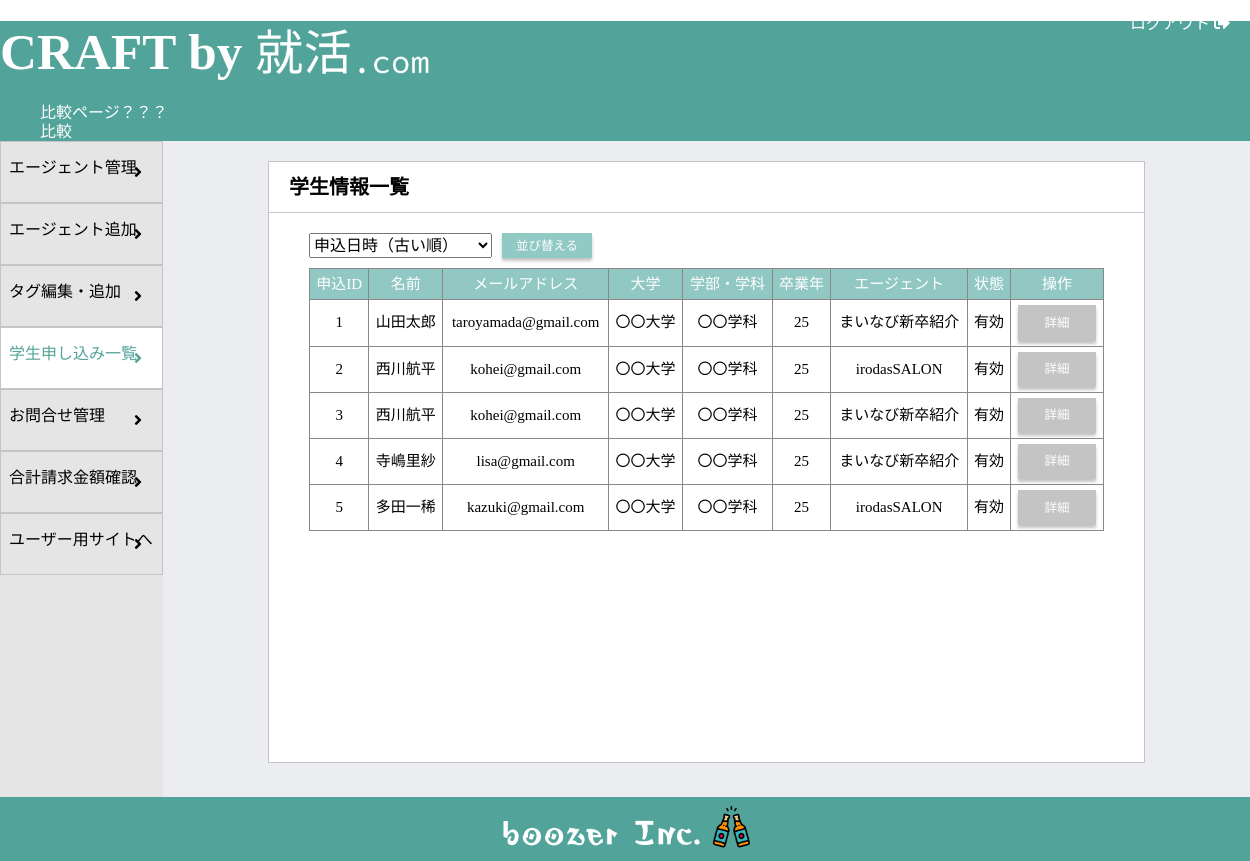
Screenshot of /craft_admin/students_info.php (signed in) with the database file from the repository.
### tables this page shows
CREATE TABLE students_contact (
    id INT AUTO_INCREMENT NOT NULL PRIMARY KEY,
    name VARCHAR(255) NOT NULL,
    email VARCHAR(255) NOT NULL,
     
    phone VARCHAR(255) NOT NULL,
    university VARCHAR(255) NOT NULL,
    faculty VARCHAR(255) NOT NULL,
    address VARCHAR(255) NOT NULL,
    grad_year INT NOT NULL,
    created_at DATETIME NOT NULL DEFAULT CURRENT_TIMESTAMP
);

CREATE TABLE students_agent (
    id INT AUTO_INCREMENT NOT NULL PRIMARY KEY,
    student_id INT NOT NULL,
    agent_id INT NOT NULL,
    agent VARCHAR(255) NOT NULL,
    deleted_at DATETIME,
    status VARCHAR(255) DEFAULT '有効' 
);

### src/craft_admin/students_info.php (the view, shortened to what this page needs)
<?php
include('../_header.php');
require('../dbconnect.php');
?>
<!DOCTYPE html>
<html lang="en">
<head>
</head>
<body>
    <div class="util_logout">
        <a href="./login/logout.php">
            ログアウト
            <i class="fas fa-sign-out-alt"></i>
        </a>
    </div>
    <div class="util_container">
        <div class="util_sidebar">
            <div class="util_sidebar_button">
                <a class="util_sidebar_link" href="/craft_admin/home.php">エージェント管理</a>
                <i class="fas fa-angle-right"></i>
            </div>
            <div class="util_sidebar_button">
                <a class="util_sidebar_link" href="/craft_admin/add_agent.php">エージェント追加</a>
                <i class="fas fa-angle-right"></i>
            </div>
            <div class="util_sidebar_button">
                <a class="util_sidebar_link" href="/craft_admin/tag.php">タグ編集・追加</a>
                <i class="fas fa-angle-right"></i>
            </div>
            <div class="util_sidebar_button util_sidebar_button--selected">
                <a class="util_sidebar_link util_sidebar_link--selected" href="/craft_admin/students_info.php">学生申し込み一覧</a>
                <i class="fas fa-angle-right"></i>
            </div>
            <div class="util_sidebar_button">
                <a class="util_sidebar_link" href="/craft_admin/contact_management.php">お問合せ管理</a>
                <i class="fas fa-angle-right"></i>
            </div>
            <div class="util_sidebar_button">
                <a class="util_sidebar_link" href="/craft_admin/invoice.php">合計請求金額確認</a>
                <i class="fas fa-angle-right"></i>
            </div>
            <div class="util_sidebar_button">
                <a class="util_sidebar_link" href="/userpage/top.php" target="_blank">ユーザー用サイトへ</a>
                <i class="fas fa-angle-right"></i>
            </div>
        </div>
        <div class="util_content">
            <div class="util_title">
                <h2 class="util_title--text">
                    学生情報一覧
                </h2>
            </div>
            <div class="info">
                <form method="POST" action="students_info.php">
                    <div class="table_cont">
                        <div class="info_control">
                            <select class="info_select" name="sort">
                                <?php
                                $sort = '';
                                $orders_list = array(
                                    "申込日時（古い順）",
                                    "申込日時（新しい順）"
                                );
                                foreach ($orders_list as $value) {
                                    if ($value === $sort) {
                                        echo "<option value='$value' selected>" . $value . "</option>";
                                    } else {
                                        echo "<option value='$value'>" . $value . "</option>";
                                    }
                                }
                                ?>
                            </select>
                            <input class="info_button" type="submit" name="sort_button" value="並び替える">
                        </div>
                        <?php
                        if ($sort == "申込日時（古い順）") {
                            $sort_sql = " ORDER BY students_contact.created_at ASC";
                            $_SESSION['sort_select'] = "申込日時（古い順）";
                        } elseif ($sort == "申込日時（新しい順）") {
                            $sort_sql = " ORDER BY students_contact.created_at DESC";
                            $_SESSION['sort_select'] = "申込日時（新しい順）";
                        } else {
                            $sort_sql = " ";
                        }
                        $sql = "SELECT students_agent.id, students_contact.name, students_contact.email, students_contact.phone, students_contact.university, students_contact.faculty, students_contact.address, students_contact.grad_year, students_agent.agent, students_agent.deleted_at, students_agent.status FROM students_contact JOIN students_agent ON students_contact.id = students_agent.student_id" . $sort_sql;
                        $sql_prepare = $db->prepare($sql);
                        $sql_prepare->execute();
                        $all_students_info = $sql_prepare->fetchAll();
                        ?>
                        <div class="cont_for_scroll">
                            <table class="table" border=1; style=border-collapse:collapse;>
                                <tr>
                                    <th>申込ID</th>
                                    <th>名前</th>
                                    <th>メールアドレス</th>
                                    <th>大学</th>
                                    <th>学部・学科</th>
                                    <th>卒業年</th>
                                    <th>エージェント</th>
                                    <th>状態</th>
                                    <th>操作</th>
                                </tr>
                                <?php
                                foreach ($all_students_info as $student_info) { ?>
                                <?
                                    echo "<tr>";
                                    echo "<th name='id'>";
                                    echo $student_info['id'];
                                    echo "</th>";
                                    echo "<th name='name'>";
                                    echo $student_info['name'];
                                    echo "</th>";
                                    echo "<th name='email'>";
                                    echo $student_info['email'];
                                    echo "</th>";
                                    echo "<th>";
                                    echo $student_info['university'];
                                    echo "</th>";
                                    echo "<th>";
                                    echo $student_info['faculty'];
                                    echo "</th>";
                                    echo "<th>";
                                    echo $student_info['grad_year'];
                                    echo "</th>";
                                    echo "<th>";
                                    echo $student_info['agent'];
                                    echo "</th>";
                                    echo "<th>";
                                    echo $student_info['status'];
                                    echo "</th>";
                                    echo "<th>";
                                    echo "<a class='util_action_button util_action_button--list center_list' href='students_info_more.php?id=";
                                    echo $student_info['id'];
                                    echo "'> 詳細";
                                    echo "</a>";
                                    echo "</th>";
                                    echo "</tr>";
                                };
                                echo "</table>";
                                echo "</div>";
                                echo "</div>";
                                ?>
                        </div>
            </div>
        </div>
    <?php require('../_footer.php'); ?>
</body>

### rows the page displays
students_contact: students_agent.id "1", name "山田太郎", email "taroyamada@gmail.com", university "〇〇大学", faculty "〇〇学科", grad_year "25", students_agent.agent "まいなび新卒紹介", students_agent.status "有効"
students_contact: students_agent.id "2", name "西川航平", email "kohei@gmail.com", university "〇〇大学", faculty "〇〇学科", grad_year "25", students_agent.agent "irodasSALON", students_agent.status "有効", students_agent.id "3", students_agent.agent "まいなび新卒紹介"
students_contact: students_agent.id "4", name "寺嶋里紗", email "lisa@gmail.com", university "〇〇大学", faculty "〇〇学科", grad_year "25", students_agent.agent "まいなび新卒紹介", students_agent.status "有効"
students_contact: students_agent.id "5", name "多田一稀", email "kazuki@gmail.com", university "〇〇大学", faculty "〇〇学科", grad_year "25", students_agent.agent "irodasSALON", students_agent.status "有効"

### other values shown
form field sort "申込日時（古い順）"
